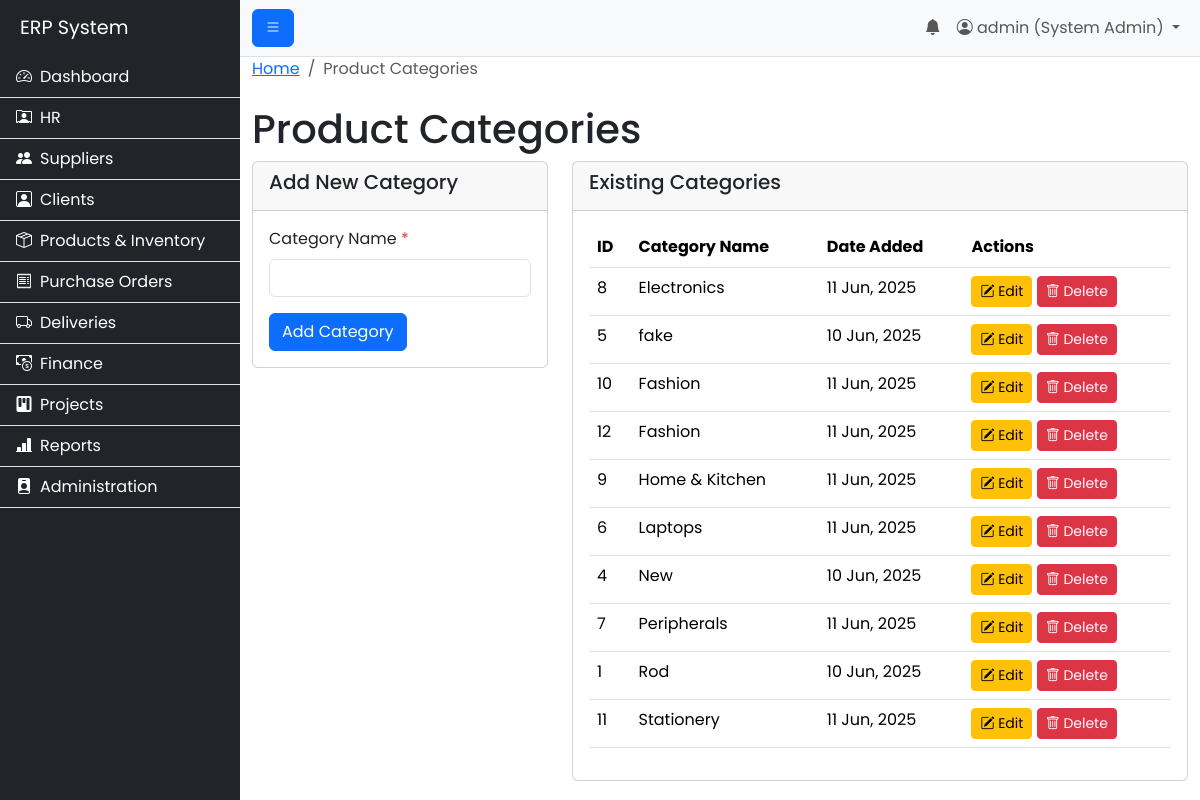
The page /modules/products/manage_categories.php (signed in) on the database its author committed.
### tables this page shows
CREATE TABLE `product_categories` (
  `id` int(11) NOT NULL,
  `category_name` varchar(255) NOT NULL,
  `created_at` timestamp NOT NULL DEFAULT current_timestamp()
);

### includes/permissions.php (called while the page is built, shortened)
<?php
function has_permission($required_permissions) {
    if ($_SESSION['role_name'] == 'System Admin') {
        return true;
    }
    return false;
}
?>

### modules/products/manage_categories.php (the view, shortened to what this page needs)
<?php
$page_title = "Product Categories";
include('../../includes/header.php');
$conn = connect_db();
$sql = "SELECT * FROM product_categories ORDER BY category_name ASC";
$result = $conn->query($sql);
?>
<nav aria-label="breadcrumb">
  <ol class="breadcrumb">
    <li class="breadcrumb-item"><a href="/erp_project/index.php">Home</a></li>
    <li class="breadcrumb-item active" aria-current="page">Product Categories</li>
  </ol>
</nav>
<h1 class="mt-4"><?php echo $page_title; ?></h1>
<div class="row">
    <?php if (has_permission(['Manager', 'Procurement Officer'])): ?>
        <div class="col-md-4">
            <div class="card">
                <div class="card-header">
                    <h5>Add New Category</h5>
                </div>
                <div class="card-body">
                    <form action="handle_add_category.php" method="POST">
                        <div class="mb-3">
                            <label for="category_name" class="form-label">Category Name <span class="text-danger">*</span></label>
                            <input type="text" class="form-control" id="category_name" name="category_name" required>
                        </div>
                        <button type="submit" class="btn btn-primary">Add Category</button>
                    </form>
                </div>
            </div>
        </div>
    <?php endif; ?>
    <div class="<?php echo has_permission(['Manager', 'Procurement Officer']) ? 'col-md-8' : 'col-md-12'; ?>">
        <div class="card">
            <div class="card-header">
                <h5>Existing Categories</h5>
            </div>
            <div class="card-body">
                <table class="table table-hover">
                    <thead>
                        <tr>
                            <th>ID</th>
                            <th>Category Name</th>
                            <th>Date Added</th>
                            <?php if (has_permission('Manager')): ?>
                                <th>Actions</th>
                            <?php endif; ?>
                        </tr>
                    </thead>
                    <tbody>
                        <?php if ($result && $result->num_rows > 0): ?>
                            <?php while($row = $result->fetch_assoc()): ?>
                                <tr>
                                    <td><?php echo $row['id']; ?></td>
                                    <td><?php echo htmlspecialchars($row['category_name']); ?></td>
                                    <td><?php echo date("d M, Y", strtotime($row['created_at'])); ?></td>
                                    <?php if (has_permission('Manager')): ?>
                                        <td>
                                            <button type="button" class="btn btn-sm btn-warning"
                                                    data-bs-toggle="modal"
                                                    data-bs-target="#editCategoryModal"
                                                    data-id="<?php echo $row['id']; ?>"
                                                    data-name="<?php echo htmlspecialchars($row['category_name']); ?>">
                                                <i class="bi bi-pencil-square"></i> Edit
                                            </button>
                                            <?php if (has_permission('Admin')):  ?>
                                            <button type="button" class="btn btn-sm btn-danger"
                                                    data-bs-toggle="modal"
                                                    data-bs-target="#deleteCategoryModal"
                                                    data-id="<?php echo $row['id']; ?>"
                                                    data-name="<?php echo htmlspecialchars($row['category_name']); ?>">
                                                <i class="bi bi-trash"></i> Delete
                                            </button>
                                            <?php endif; ?>
                                        </td>
                                    <?php endif; ?>
                                </tr>
                            <?php endwhile; ?>
                        <?php else: ?>
                            <tr>
                                <td colspan="4" class="text-center text-muted">No categories found.</td>
                            </tr>
                        <?php endif; ?>
                    </tbody>
                </table>
            </div>
        </div>
    </div>
</div>
<?php
include('../../includes/footer.php');
?>

### assets/css/style.css (style rules this page uses)
body { font-family: 'Poppins', sans-serif; }

### rows shown on the page
product_categories: id "8", category_name "Electronics", created_at "11 Jun, 2025"
product_categories: id "5", category_name "fake", created_at "10 Jun, 2025"
product_categories: id "10", category_name "Fashion", created_at "11 Jun, 2025"
product_categories: id "12", category_name "Fashion", created_at "11 Jun, 2025"
product_categories: id "9", category_name "Home & Kitchen", created_at "11 Jun, 2025"
product_categories: id "6", category_name "Laptops", created_at "11 Jun, 2025"
product_categories: id "4", category_name "New", created_at "10 Jun, 2025"
product_categories: id "7", category_name "Peripherals", created_at "11 Jun, 2025"
product_categories: id "1", category_name "Rod", created_at "10 Jun, 2025"
product_categories: id "11", category_name "Stationery", created_at "11 Jun, 2025"

### other values the page prints
$_SESSION['username'] "admin"
$_SESSION['role_name'] "System Admin"
$page_title "Product Categories"
